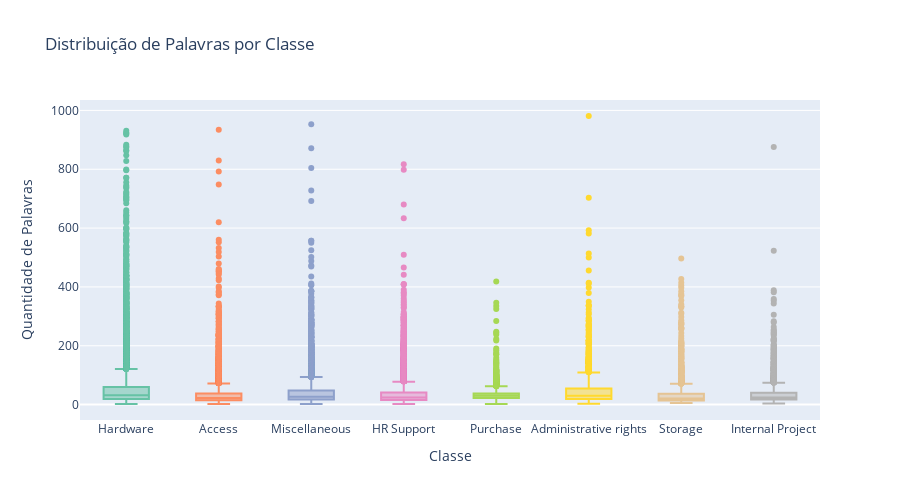

Source (notebook cell):
### Markdown cell above
### Discussão: Distribuição do Tamanho dos Textos

A distribuição apresenta assimetria positiva:
- A mediana é significativamente menor que a média, indicando que a maioria dos tickets é curta
- Existem outliers com textos muito longos

### Code cell
fig = px.box(
    df,
    x="Topic_group",
    y="word_count",
    color="Topic_group",
    title="Distribuição de Palavras por Classe",
    color_discrete_sequence=px.colors.qualitative.Set2
)
fig.update_layout(
    xaxis_title="Classe",
    yaxis_title="Quantidade de Palavras",
    showlegend=False,
    height=500
)
fig.show()

### Figure 1 — Plotly figure (JSON) as saved in the notebook; plotly's stock layout.template omitted (floating-point values rounded to 4 significant figures; data arrays with more than 128 entries replaced by an {"elided": "..."} marker saying what was removed)
{"data": [{"alignmentgroup": "True", "hovertemplate": "Topic_group=%{x}<br>word_count=%{y}<extra></extra>", "legendgroup": "Hardware", "marker": {"color": "rgb(102,194,165)"}, "name": "Hardware", "notched": false, "offsetgroup": "Hardware", "orientation": "v", "showlegend": true, "type": "box", "x": {"elided": "13617 str values"}, "x0": " ", "xaxis": "x", "y": {"elided": "13617 int values"}, "y0": " ", "yaxis": "y"}, {"alignmentgroup": "True", "hovertemplate": "Topic_group=%{x}<br>word_count=%{y}<extra></extra>", "legendgroup": "Access", "marker": {"color": "rgb(252,141,98)"}, "name": "Access", "notched": false, "offsetgroup": "Access", "orientation": "v", "showlegend": true, "type": "box", "x": {"elided": "7125 str values"}, "x0": " ", "xaxis": "x", "y": {"elided": "7125 int values"}, "y0": " ", "yaxis": "y"}, {"alignmentgroup": "True", "hovertemplate": "Topic_group=%{x}<br>word_count=%{y}<extra></extra>", "legendgroup": "Miscellaneous", "marker": {"color": "rgb(141,160,203)"}, "name": "Miscellaneous", "notched": false, "offsetgroup": "Miscellaneous", "orientation": "v", "showlegend": true, "type": "box", "x": {"elided": "7060 str values"}, "x0": " ", "xaxis": "x", "y": {"elided": "7060 int values"}, "y0": " ", "yaxis": "y"}, {"alignmentgroup": "True", "hovertemplate": "Topic_group=%{x}<br>word_count=%{y}<extra></extra>", "legendgroup": "HR Support", "marker": {"color": "rgb(231,138,195)"}, "name": "HR Support", "notched": false, "offsetgroup": "HR Support", "orientation": "v", "showlegend": true, "type": "box", "x": {"elided": "10915 str values"}, "x0": " ", "xaxis": "x", "y": {"elided": "10915 int values"}, "y0": " ", "yaxis": "y"}, {"alignmentgroup": "True", "hovertemplate": "Topic_group=%{x}<br>word_count=%{y}<extra></extra>", "legendgroup": "Purchase", "marker": {"color": "rgb(166,216,84)"}, "name": "Purchase", "notched": false, "offsetgroup": "Purchase", "orientation": "v", "showlegend": true, "type": "box", "x": {"elided": "2464 str values"}, "x0": " ", "xaxis": "x", "y": {"elided": "2464 int values"}, "y0": " ", "yaxis": "y"}, {"alignmentgroup": "True", "hovertemplate": "Topic_group=%{x}<br>word_count=%{y}<extra></extra>", "legendgroup": "Administrative rights", "marker": {"color": "rgb(255,217,47)"}, "name": "Administrative rights", "notched": false, "offsetgroup": "Administrative rights", "orientation": "v", "showlegend": true, "type": "box", "x": {"elided": "1760 str values"}, "x0": " ", "xaxis": "x", "y": {"elided": "1760 int values"}, "y0": " ", "yaxis": "y"}, {"alignmentgroup": "True", "hovertemplate": "Topic_group=%{x}<br>word_count=%{y}<extra></extra>", "legendgroup": "Storage", "marker": {"color": "rgb(229,196,148)"}, "name": "Storage", "notched": false, "offsetgroup": "Storage", "orientation": "v", "showlegend": true, "type": "box", "x": {"elided": "2777 str values"}, "x0": " ", "xaxis": "x", "y": {"elided": "2777 int values"}, "y0": " ", "yaxis": "y"}, {"alignmentgroup": "True", "hovertemplate": "Topic_group=%{x}<br>word_count=%{y}<extra></extra>", "legendgroup": "Internal Project", "marker": {"color": "rgb(179,179,179)"}, "name": "Internal Project", "notched": false, "offsetgroup": "Internal Project", "orientation": "v", "showlegend": true, "type": "box", "x": {"elided": "2119 str values"}, "x0": " ", "xaxis": "x", "y": {"elided": "2119 int values"}, "y0": " ", "yaxis": "y"}], "layout": {"boxmode": "overlay", "height": 500, "legend": {"title": {"text": "Topic_group"}, "tracegroupgap": 0}, "showlegend": false, "title": {"text": "Distribuição de Palavras por Classe"}, "xaxis": {"anchor": "y", "categoryarray": ["Hardware", "Access", "Miscellaneous", "HR Support", "Purchase", "Administrative rights", "Storage", "Internal Project"], "categoryorder": "array", "domain": [0, 1], "title": {"text": "Classe"}}, "yaxis": {"anchor": "x", "domain": [0, 1], "title": {"text": "Quantidade de Palavras"}}}}
